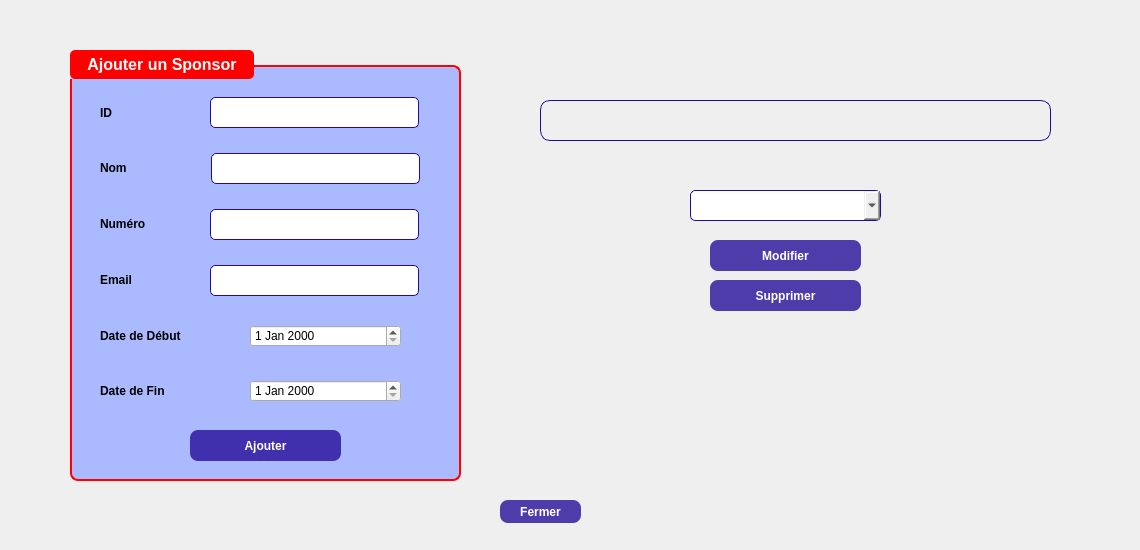
    <widget class="QWidget" name="tab1">
     <property name="styleSheet">
      <string notr="true"/>
     </property>
     <attribute name="title">
      <string>Gestion des sponsors</string>
     </attribute>
     <widget class="QGroupBox" name="Sp_GroupBox_2">
      <property name="geometry">
       <rect>
        <x>70</x>
        <y>50</y>
        <width>391</width>
        <height>431</height>
       </rect>
      </property>
      <property name="styleSheet">
       <string notr="true">QGroupBox {
    background-color: rgb(171, 186, 255);
    border: 2px solid red; /* Red border */
    border-radius: 8px;
    font-size: 16px;
    font-weight: bold;
    color: white;
    padding: 10px;
    margin-top: 15px;
}

QGroupBox::title {
    subcontrol-origin: margin;
    subcontrol-position: top left;
    padding: 5px 15px;
    background-color: red; /* Red title background */
    color: white;
    border-radius: 5px;
}
</string>
      </property>
      <property name="title">
       <string>Ajouter un Sponsor</string>
      </property>
      <widget class="QLabel" name="Sp_Label_Nom">
       <property name="geometry">
        <rect>
         <x>30</x>
         <y>102</y>
         <width>99</width>
         <height>31</height>
        </rect>
       </property>
       <property name="font">
        <font>
         <pointsize>9</pointsize>
         <weight>75</weight>
         <bold>true</bold>
        </font>
       </property>
       <property name="text">
        <string>Nom</string>
       </property>
      </widget>
      <widget class="QLabel" name="Sp_Label_Email">
       <property name="geometry">
        <rect>
         <x>30</x>
         <y>214</y>
         <width>101</width>
         <height>31</height>
        </rect>
       </property>
       <property name="font">
        <font>
         <pointsize>9</pointsize>
         <weight>75</weight>
         <bold>true</bold>
        </font>
       </property>
       <property name="text">
        <string>Email</string>
       </property>
      </widget>
      <widget class="QLineEdit" name="Sp_Line_Nom">
       <property name="geometry">
        <rect>
         <x>141</x>
         <y>103</y>
         <width>209</width>
         <height>31</height>
        </rect>
       </property>
       <property name="styleSheet">
        <string notr="true">QLineEdit {
		border: 1px solid #230a98;
		border-radius: 5px;
}
QLineEdit:hover {
		border: 1px solid #7359f0;
}</string>
       </property>
      </widget>
      <widget class="QLineEdit" name="Sp_Line_ID">
       <property name="geometry">
        <rect>
         <x>140</x>
         <y>47</y>
         <width>209</width>
         <height>31</height>
        </rect>
       </property>
       <property name="styleSheet">
        <string notr="true">QLineEdit {
		border: 1px solid #230a98;
		border-radius: 5px;
}
QLineEdit:hover {
		border: 1px solid #7359f0;
}</string>
       </property>
       <property name="echoMode">
        <enum>QLineEdit::Normal</enum>
       </property>
      </widget>
      <widget class="QLabel" name="Sp_Label_ID">
       <property name="geometry">
        <rect>
         <x>30</x>
         <y>47</y>
         <width>99</width>
         <height>31</height>
        </rect>
       </property>
       <property name="font">
        <font>
         <pointsize>9</pointsize>
         <weight>75</weight>
         <bold>true</bold>
        </font>
       </property>
       <property name="text">
        <string>ID</string>
       </property>
      </widget>
      <widget class="QLabel" name="Sp_Label_Numtel">
       <property name="geometry">
        <rect>
         <x>30</x>
         <y>158</y>
         <width>71</width>
         <height>31</height>
        </rect>
       </property>
       <property name="font">
        <font>
         <pointsize>9</pointsize>
         <weight>75</weight>
         <bold>true</bold>
        </font>
       </property>
       <property name="text">
        <string>Numéro</string>
       </property>
      </widget>
      <widget class="QLineEdit" name="Sp_Line_Email">
       <property name="geometry">
        <rect>
         <x>140</x>
         <y>215</y>
         <width>209</width>
         <height>31</height>
        </rect>
       </property>
       <property name="styleSheet">
        <string notr="true">QLineEdit {
		border: 1px solid #230a98;
		border-radius: 5px;
}
QLineEdit:hover {
		border: 1px solid #7359f0;
}</string>
       </property>
      </widget>
      <widget class="QPushButton" name="Sp_Button_Ajouter">
       <property name="geometry">
        <rect>
         <x>120</x>
         <y>380</y>
         <width>151</width>
         <height>31</height>
        </rect>
       </property>
       <property name="font">
        <font>
         <weight>75</weight>
         <bold>true</bold>
        </font>
       </property>
       <property name="styleSheet">
        <string notr="true">QPushButton {
background-color: rgba(35,10,152, 200);
border-radius: 8px;
color: white;
}
QPushButton:hover {
background-color: qlineargradient(spread:pad, x1:0, y1:0, x2:0, y2:1, stop:0 rgba(117, 201, 187, 200), stop:1 rgba(35,10,152, 200));
}</string>
       </property>
       <property name="text">
        <string>Ajouter</string>
       </property>
      </widget>
      <widget class="QLineEdit" name="Sp_Line_Numtel">
       <property name="geometry">
        <rect>
         <x>140</x>
         <y>159</y>
         <width>209</width>
         <height>31</height>
        </rect>
       </property>
       <property name="styleSheet">
        <string notr="true">QLineEdit {
		border: 1px solid #230a98;
		border-radius: 5px;
}
QLineEdit:hover {
		border: 1px solid #7359f0;
}</string>
       </property>
      </widget>
      <widget class="QLabel" name="Sp_Label_Datedeb">
       <property name="geometry">
        <rect>
         <x>30</x>
         <y>270</y>
         <width>121</width>
         <height>31</height>
        </rect>
       </property>
       <property name="font">
        <font>
         <pointsize>9</pointsize>
         <weight>75</weight>
         <bold>true</bold>
        </font>
       </property>
       <property name="text">
        <string>Date de Début</string>
       </property>
      </widget>
      <widget class="QLabel" name="Sp_Label_Datefin">
       <property name="geometry">
        <rect>
         <x>30</x>
         <y>325</y>
         <width>101</width>
         <height>31</height>
        </rect>
       </property>
       <property name="font">
        <font>
         <pointsize>9</pointsize>
         <weight>75</weight>
         <bold>true</bold>
        </font>
       </property>
       <property name="text">
        <string>Date de Fin</string>
       </property>
      </widget>
      <widget class="QDateEdit" name="dateEdit_Debut">
       <property name="geometry">
        <rect>
         <x>180</x>
         <y>275</y>
         <width>151</width>
         <height>22</height>
        </rect>
       </property>
      </widget>
      <widget class="QDateEdit" name="dateEdit_Fin">
       <property name="geometry">
        <rect>
         <x>180</x>
         <y>330</y>
         <width>151</width>
         <height>22</height>
        </rect>
       </property>
      </widget>
     </widget>
     <widget class="QPushButton" name="Sp_Button_Modifier">
      <property name="geometry">
       <rect>
        <x>710</x>
        <y>240</y>
        <width>151</width>
        <height>31</height>
       </rect>
      </property>
      <property name="font">
       <font>
        <weight>75</weight>
        <bold>true</bold>
       </font>
      </property>
      <property name="styleSheet">
       <string notr="true">QPushButton {
background-color: rgba(35,10,152, 200);
border-radius: 8px;
color: white;
}
QPushButton:hover {
background-color: qlineargradient(spread:pad, x1:0, y1:0, x2:0, y2:1, stop:0 rgba(117, 201, 187, 200), stop:1 rgba(35,10,152, 200));
}</string>
      </property>
      <property name="text">
       <string>Modifier</string>
      </property>
     </widget>
     <widget class="QPushButton" name="Sp_Button_Supprimer">
      <property name="geometry">
       <rect>
        <x>710</x>
        <y>280</y>
        <width>151</width>
        <height>31</height>
       </rect>
      </property>
      <property name="font">
       <font>
        <weight>75</weight>
        <bold>true</bold>
       </font>
      </property>
      <property name="styleSheet">
       <string notr="true">QPushButton {
background-color: rgba(35,10,152, 200);
border-radius: 8px;
color: white;
}
QPushButton:hover {
background-color: qlineargradient(spread:pad, x1:0, y1:0, x2:0, y2:1, stop:0 rgba(117, 201, 187, 200), stop:1 rgba(35,10,152, 200));
}</string>
      </property>
      <property name="text">
       <string>Supprimer</string>
      </property>
     </widget>
     <widget class="QComboBox" name="Sp_Combo_IDs">
      <property name="geometry">
       <rect>
        <x>690</x>
        <y>190</y>
        <width>191</width>
        <height>31</height>
       </rect>
      </property>
      <property name="styleSheet">
       <string notr="true">QComboBox
{
    subcontrol-origin: padding;
    subcontrol-position: top right;
    selection-background-color: #111;
    selection-color: yellow;
    color: black;
    border-style: solid;
    border: 1px solid #230a98;
    border-radius: 5;
    padding: 1px 0px 1px 20px;
}</string>
      </property>
     </widget>
     <widget class="QPushButton" name="Sp_Button_Fermer_2">
      <property name="geometry">
       <rect>
        <x>500</x>
        <y>500</y>
        <width>81</width>
        <height>23</height>
       </rect>
      </property>
      <property name="font">
       <font>
        <weight>75</weight>
        <bold>true</bold>
       </font>
      </property>
      <property name="styleSheet">
       <string notr="true">QPushButton {
background-color: rgba(35,10,152, 200);
border-radius: 8px;
color: white;
}
QPushButton:hover {
background-color: qlineargradient(spread:pad, x1:0, y1:0, x2:0, y2:1, stop:0 rgba(117, 201, 187, 200), stop:1 rgba(35,10,152, 200));
}</string>
      </property>
      <property name="text">
       <string>Fermer</string>
      </property>
     </widget>
     <widget class="QLabel" name="label">
      <property name="geometry">
       <rect>
        <x>0</x>
        <y>0</y>
        <width>1131</width>
        <height>541</height>
       </rect>
      </property>
      <property name="styleSheet">
       <string notr="true">background-image: url(:/imgs/backgroundEmployes.png)</string>
      </property>
      <property name="text">
       <string/>
      </property>
     </widget>
     <widget class="QLabel" name="Sp_Label_InfoAffichage_2">
      <property name="geometry">
       <rect>
        <x>540</x>
        <y>100</y>
        <width>511</width>
        <height>41</height>
       </rect>
      </property>
      <property name="styleSheet">
       <string notr="true">background-color: rgba(35,10,152, 0);
border: 1px solid #230a98;
border-radius: 10px;
</string>
      </property>
      <property name="text">
       <string/>
      </property>
     </widget>
     <zorder>label</zorder>
     <zorder>Sp_GroupBox_2</zorder>
     <zorder>Sp_Button_Modifier</zorder>
     <zorder>Sp_Button_Supprimer</zorder>
     <zorder>Sp_Combo_IDs</zorder>
     <zorder>Sp_Button_Fermer_2</zorder>
     <zorder>Sp_Label_InfoAffichage_2</zorder>
    </widget>
